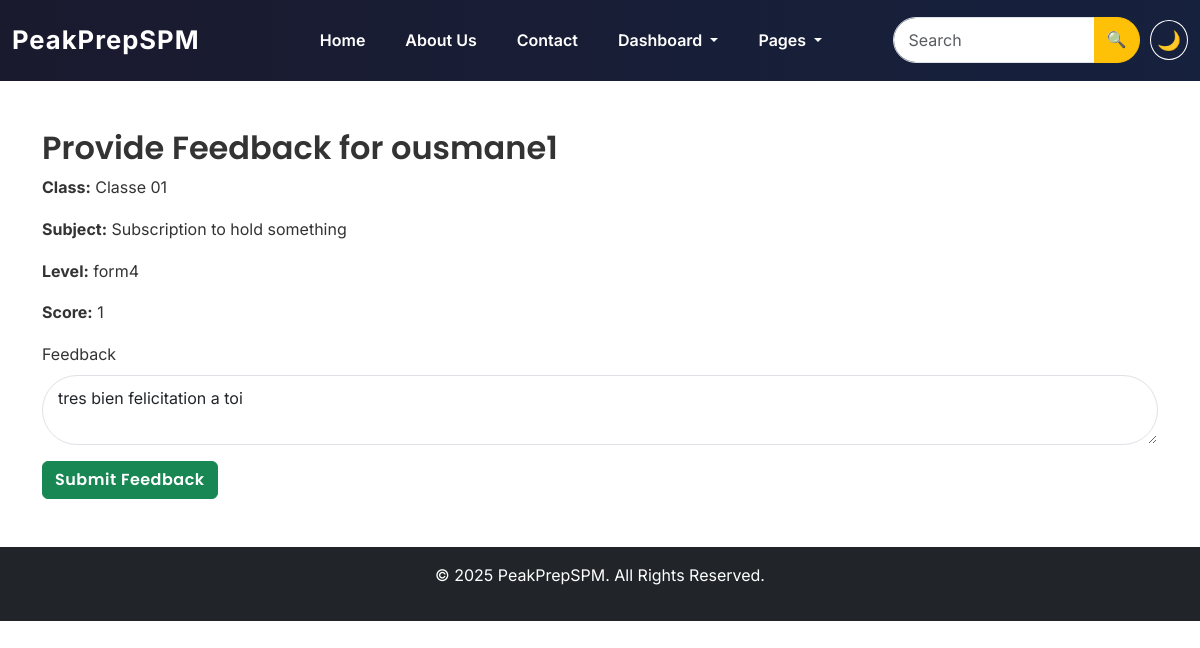
The page /pages/provide_feedback.php?id=6 (signed in) on the database its author committed.
### tables this page shows
CREATE TABLE `results` (
  `id` int(11) NOT NULL,
  `user_id` int(11) NOT NULL,
  `quiz_id` int(11) NOT NULL,
  `score` int(11) NOT NULL,
  `created_at` timestamp NOT NULL DEFAULT current_timestamp(),
  `attempt_date` timestamp NOT NULL DEFAULT current_timestamp(),
  `feedback` text DEFAULT NULL
);

CREATE TABLE `users` (
  `id` int(11) NOT NULL,
  `username` varchar(50) NOT NULL,
  `email` varchar(100) NOT NULL,
  `password` varchar(255) NOT NULL,
  `role` enum('student','teacher','admin') NOT NULL,
  `created_at` timestamp NOT NULL DEFAULT current_timestamp(),
  `badge` varchar(20) DEFAULT 'Bronze',
  `full_name` varchar(255) DEFAULT NULL,
  `profile_picture` varchar(255) DEFAULT NULL,
  `theme` varchar(10) DEFAULT 'light'
);

CREATE TABLE `classes` (
  `id` int(11) NOT NULL,
  `class_name` varchar(255) NOT NULL,
  `teacher_id` int(11) NOT NULL,
  `created_at` timestamp NOT NULL DEFAULT current_timestamp()
);

CREATE TABLE `quizzes` (
  `id` int(11) NOT NULL,
  `teacher_id` int(11) NOT NULL,
  `class_id` int(11) NOT NULL,
  `created_by` int(11) NOT NULL,
  `subject` varchar(50) NOT NULL,
  `level` enum('form4','form5') NOT NULL,
  `question` text NOT NULL,
  `option_a` varchar(255) NOT NULL,
  `option_b` varchar(255) NOT NULL,
  `option_c` varchar(255) NOT NULL,
  `option_d` varchar(255) NOT NULL,
  `correct_option` char(1) NOT NULL,
  `explanation` text NOT NULL
);

### pages/provide_feedback.php (the view, shortened to what this page needs)
<?php
include '../includes/header.php';
include '../includes/db.php';
$result_id = $_GET['id'];
$teacher_id = $_SESSION['user_id'];
$query = "SELECT results.id, results.user_id, users.username, results.score, results.feedback, quizzes.subject, quizzes.level, classes.class_name
          FROM results
          JOIN users ON results.user_id = users.id
          JOIN quizzes ON results.quiz_id = quizzes.id
          JOIN classes ON quizzes.class_id = classes.id
          WHERE results.id = ? AND quizzes.teacher_id = ?";
$stmt = $conn->prepare($query);
$stmt->bind_param("ii", $result_id, $teacher_id);
$stmt->execute();
$result = $stmt->get_result()->fetch_assoc();
?>
<div class="container mt-5">
    <h2>Provide Feedback for <?php echo htmlspecialchars($result['username']); ?></h2>
    <p><strong>Class:</strong> <?php echo htmlspecialchars($result['class_name']); ?></p>
    <p><strong>Subject:</strong> <?php echo htmlspecialchars($result['subject']); ?></p>
    <p><strong>Level:</strong> <?php echo htmlspecialchars($result['level']); ?></p>
    <p><strong>Score:</strong> <?php echo $result['score']; ?></p>
    <form method="POST">
        <div class="mb-3">
            <label class="form-label">Feedback</label>
            <textarea name="feedback" class="form-control" required><?php  echo isset($result['feedback']) ? htmlspecialchars($result['feedback']) : "No feedback yet"; ?></textarea>
        </div>
        <button type="submit" class="btn btn-success">Submit Feedback</button>
    </form>
</div>
<?php include '../includes/footer.php'; ?>

### assets/css/style.css (style rules this page uses)
body { font-family: 'Inter', sans-serif; font-size: 16px; line-height: 1.6; color: #333; }
h1, h2, h3, h4, h5, h6 { font-family: 'Poppins', sans-serif; font-weight: 600; }
p { font-size: 16px; font-weight: 400; }
.btn { font-family: 'Poppins', sans-serif; font-weight: 600; letter-spacing: 0.5px; }
.form-control { border-radius: 50px; padding: 10px 15px; font-size: 16px; }
.btn { font-weight: 600; }

### rows shown on the page
results: user.username "ousmane1", classes.class_name "Classe 01", quiz.subject "Subscription to hold something", quiz.level "form4", score "1", feedback "tres bien felicitation a toi"
